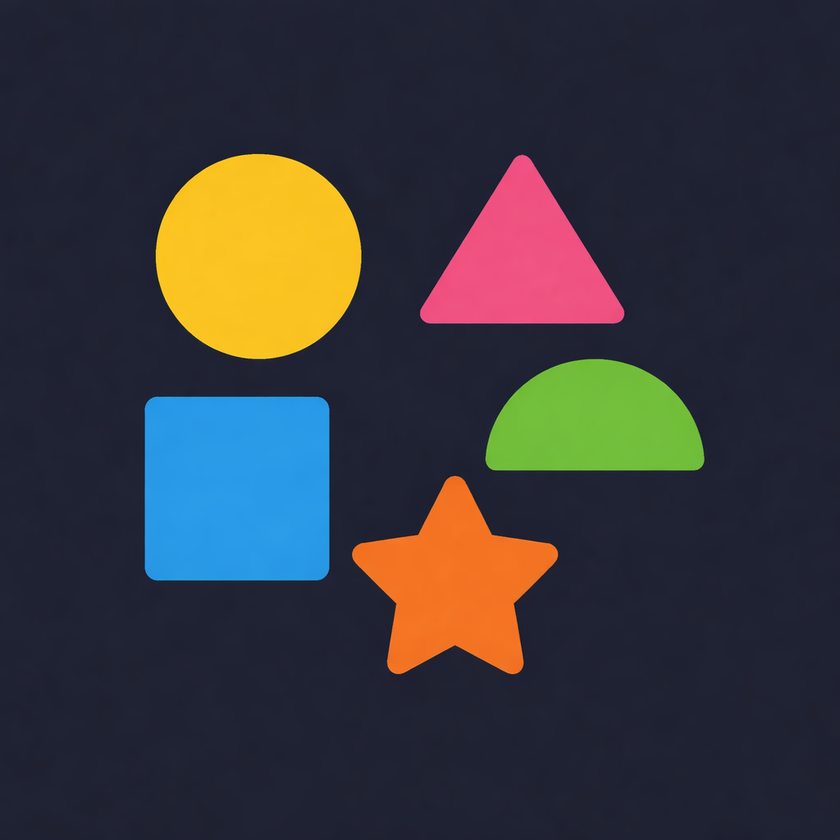
#> input picture Image5.png, 840 x 840 px, shrunk from 1024 x 1024 before the run
$ python C15_LaplaceOperator.py   (older library calls are emulated)
#> lines starting #> are read from the running program, lines starting #| are printed output that depends on the picture
import cv2
import numpy as np
import matplotlib.pyplot as plt

# Read grayscale image
img = cv2.imread("Image5.png", 0)
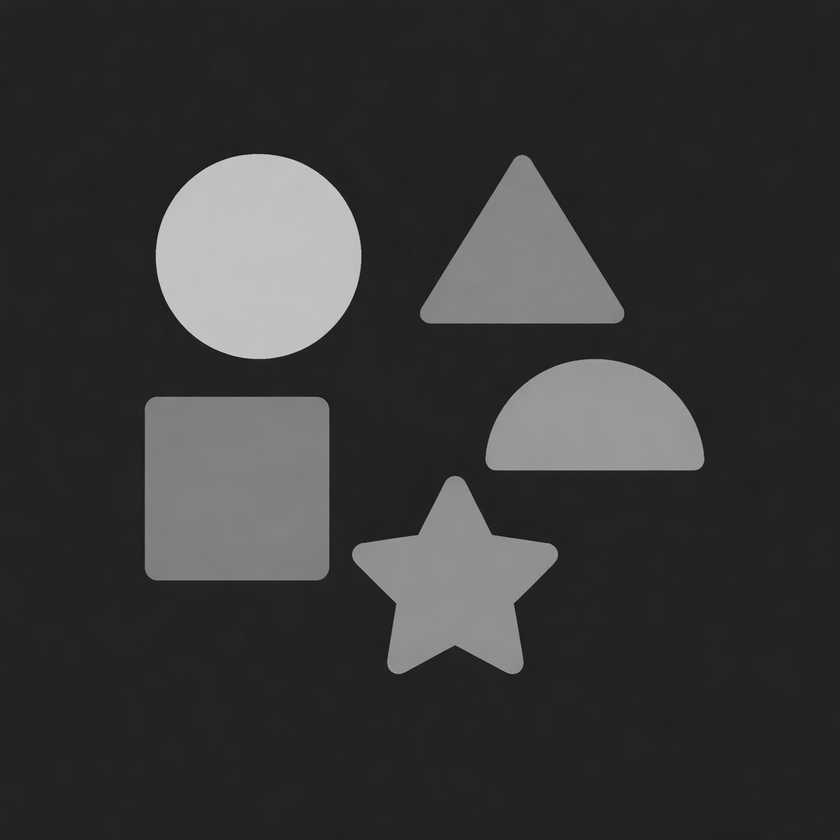
#> img: shape (840, 840); min 18, max 209, mean 55.8

# -------- Using OpenCV Built-in Laplacian --------
laplacian = cv2.Laplacian(img, cv2.CV_64F)
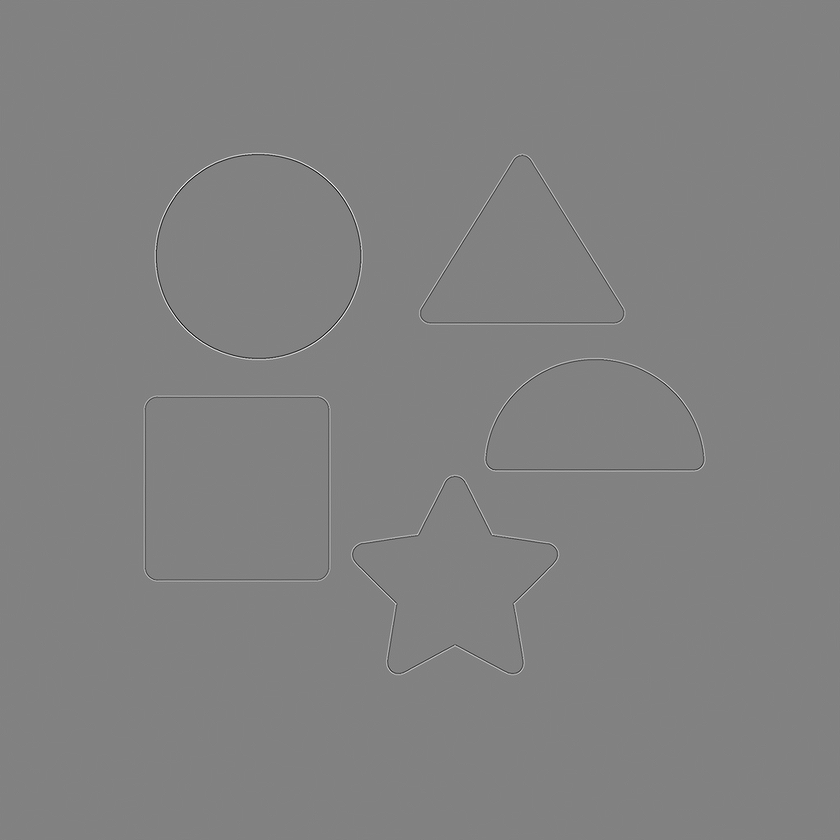
#> laplacian: shape (840, 840) float64; min -232, max 224, mean 0; drawn with min black and max white

# Convert to uint8
laplacian_abs = np.uint8(np.absolute(laplacian))
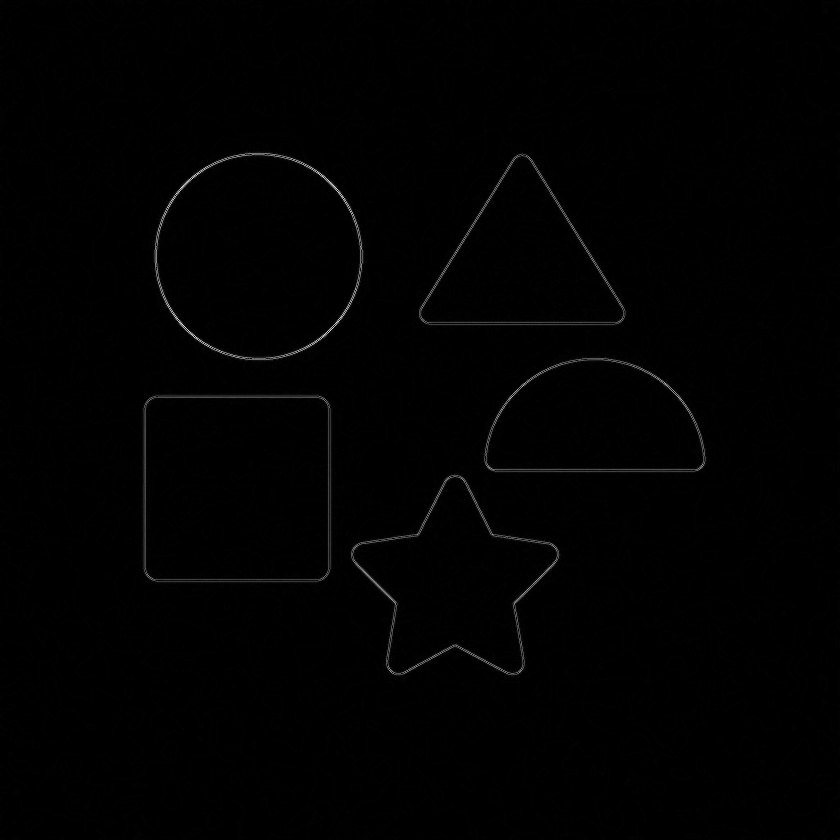
#> laplacian_abs: shape (840, 840); min 0, max 232, mean 1.3


# -------- Using Manual 4-neighbour Kernel --------
kernel_4 = np.array([[0,-1,0],
                     [-1,4,-1],
                     [0,-1,0]])

lap_4 = cv2.filter2D(img, cv2.CV_64F, kernel_4)
lap_4 = np.uint8(np.absolute(lap_4))


# -------- Using Manual 8-neighbour Kernel --------
kernel_8 = np.array([[-1,-1,-1],
                     [-1,8,-1],
                     [-1,-1,-1]])

lap_8 = cv2.filter2D(img, cv2.CV_64F, kernel_8)
lap_8 = np.uint8(np.absolute(lap_8))


plt.figure(figsize=(12,5))

plt.subplot(1,4,1)
plt.imshow(img, cmap='gray')
plt.title("Original")
plt.axis("off")

plt.subplot(1,4,2)
plt.imshow(laplacian_abs, cmap='gray')
plt.title("OpenCV Laplacian")
plt.axis("off")

plt.subplot(1,4,3)
plt.imshow(lap_4, cmap='gray')
plt.title("4-Neighbour")
plt.axis("off")

plt.subplot(1,4,4)
plt.imshow(lap_8, cmap='gray')
plt.title("8-Neighbour")
plt.axis("off")

plt.tight_layout()
plt.show()
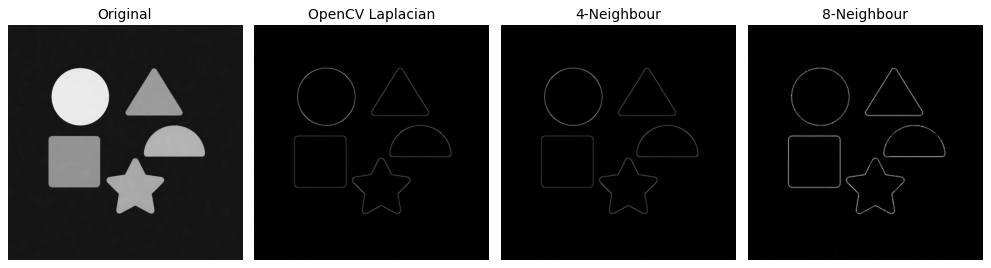
#> figure drawn by matplotlib, 4 panels

$ run again, with Image3.png copied over Image5.png
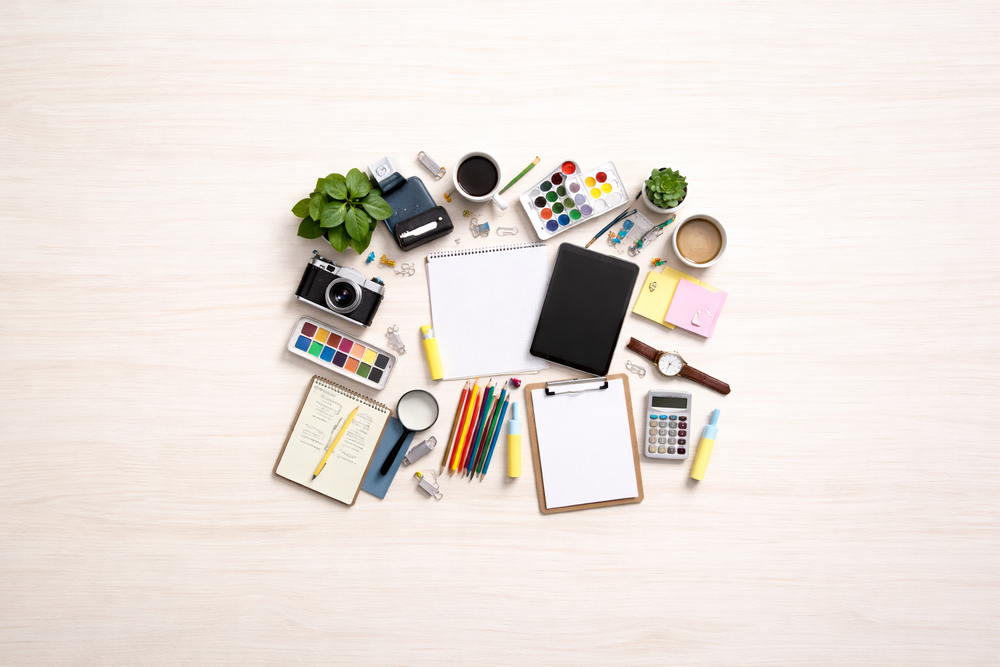
#> input picture Image3.png, 1000 x 667 px, shrunk from 1536 x 1024 before the run
#> `lap_4 = cv2.filter2D(img, cv2.CV_64F, kernel_4)`:
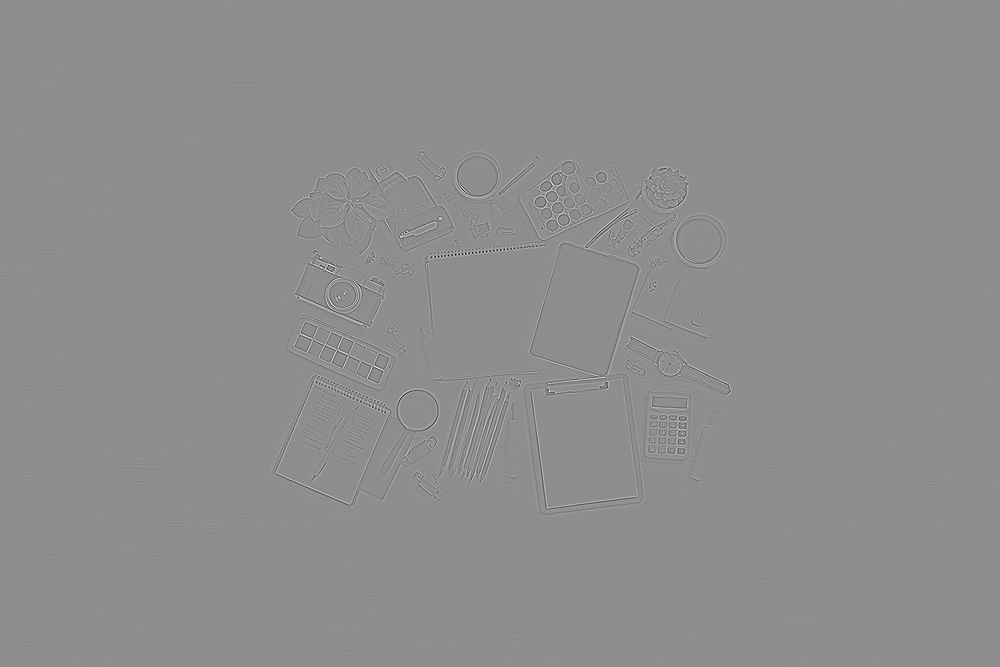
#> lap_4: shape (667, 1000) float64; min -549, max 437, mean 0; drawn with min black and max white
#> `lap_8 = np.uint8(np.absolute(lap_8))`:
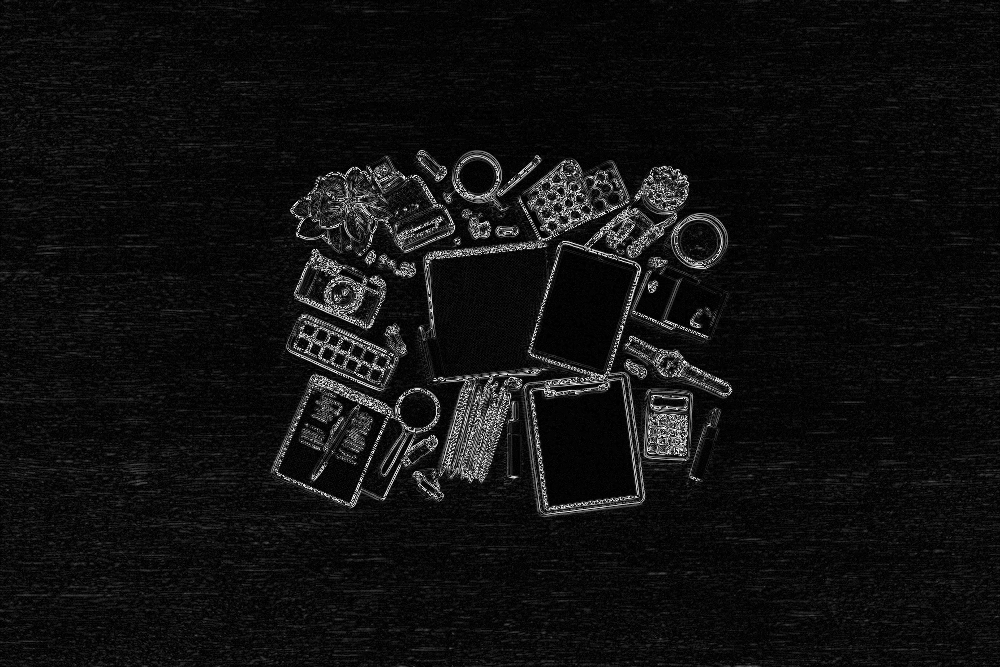
#> lap_8: shape (667, 1000); min 0, max 255, mean 16.3

$ run again, with Image4.png copied over Image5.png
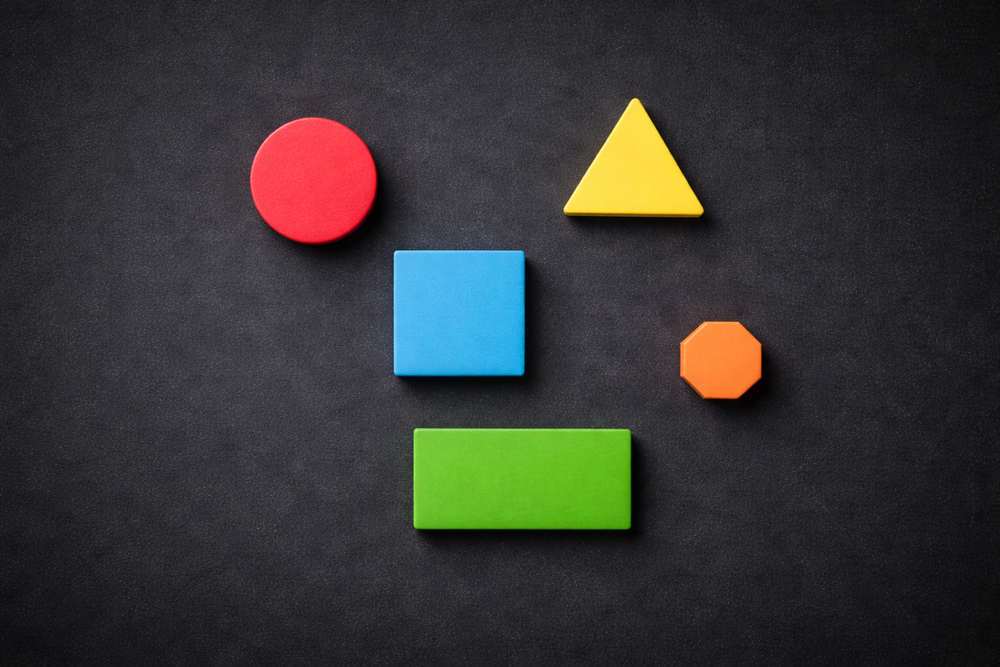
#> input picture Image4.png, 1000 x 667 px, shrunk from 1536 x 1024 before the run
#> `laplacian_abs = np.uint8(np.absolute(laplacian))`:
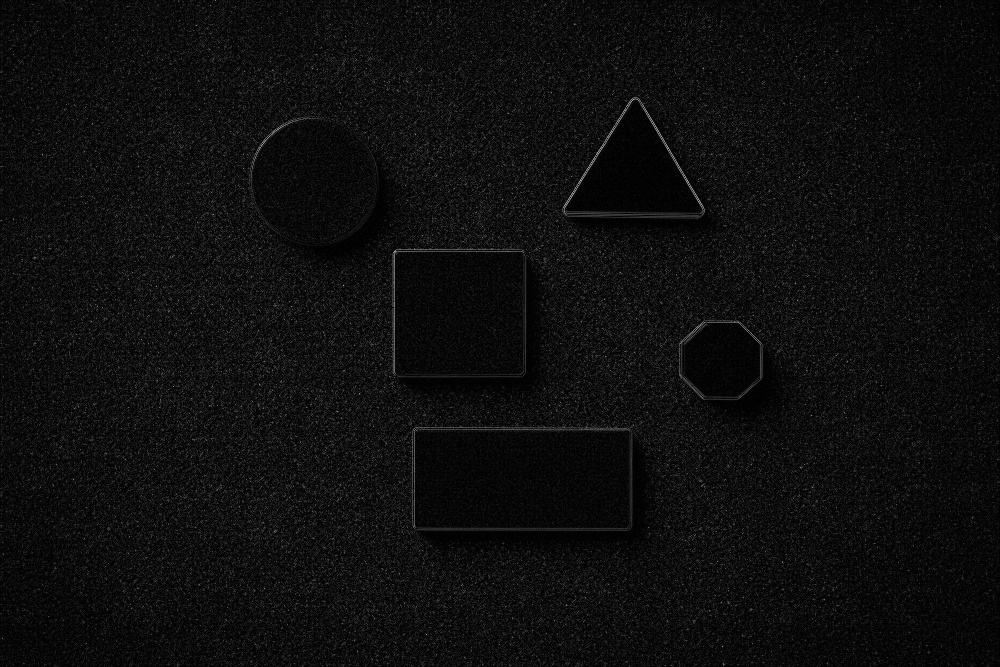
#> laplacian_abs: shape (667, 1000); min 0, max 181, mean 14
#> `lap_8 = np.uint8(np.absolute(lap_8))`:
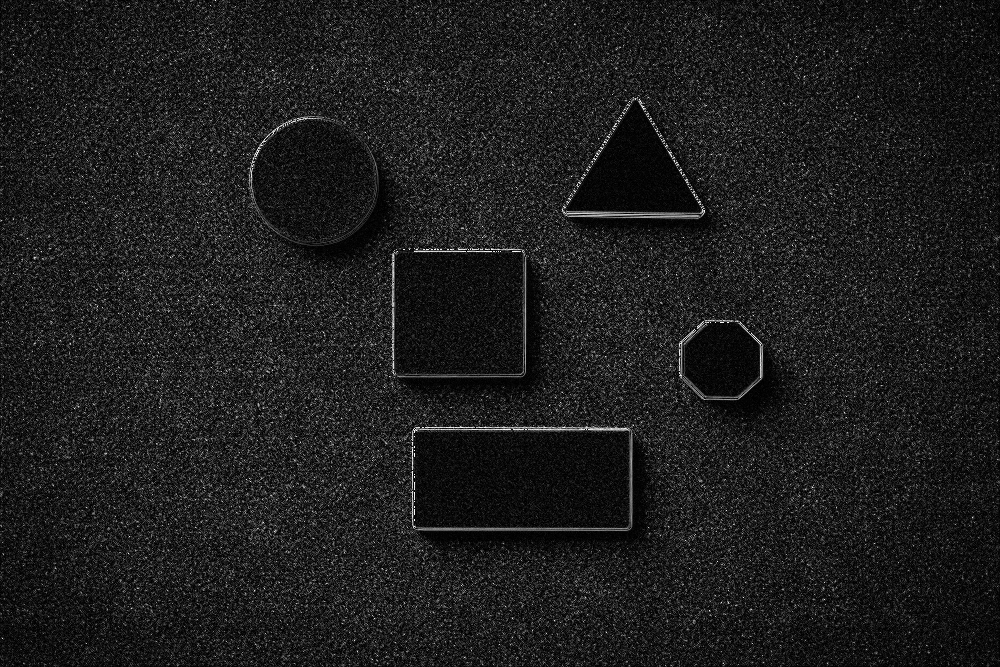
#> lap_8: shape (667, 1000); min 0, max 255, mean 29.5
